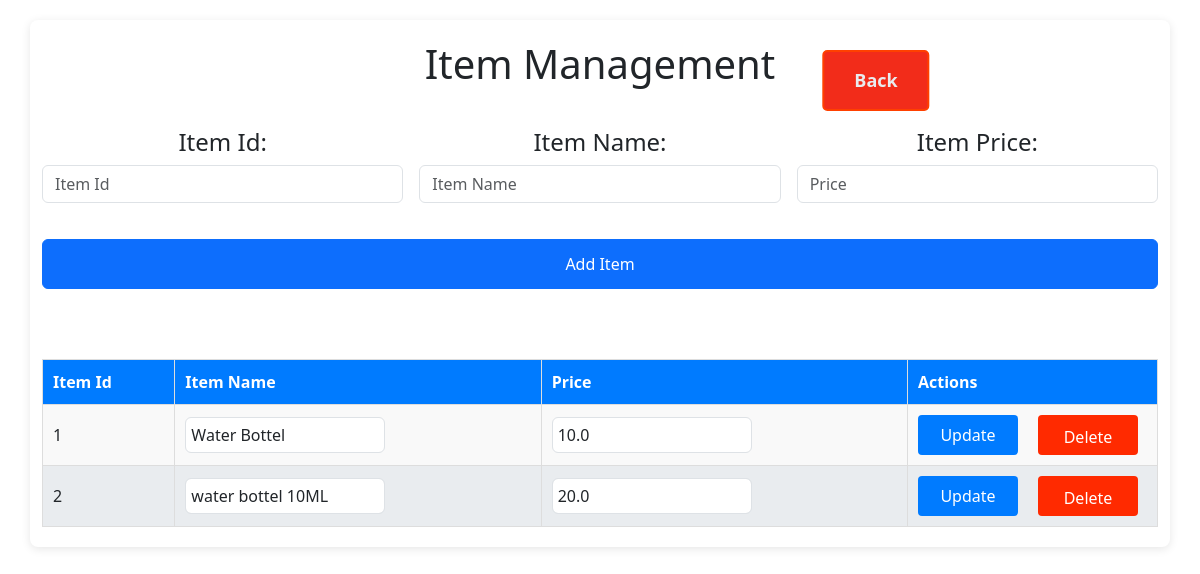
/item_management (signed in), run on the app's committed database.
### app.py (models this page shows)
class Item(db.Model):
    id = db.Column(db.Integer, primary_key=True)
    item_id = db.Column(db.Integer, nullable=False)
    item_name = db.Column(db.String(100), nullable=False)
    price = db.Column(db.Float, nullable=False)

### app.py (the view, shortened to what this page needs)
@app.route('/item_management', methods=['GET', 'POST'])
def item_management():
    if 'user' not in session:
        return redirect(url_for("login"))
    all_items = Item.query.all()
    return render_template('item_management.html', items=all_items)

### templates/item_management.html (shortened to what this page needs)
<!DOCTYPE html>
<html lang="en">
<head>
    <link rel="stylesheet" href="/static/styles.css">
    <link rel="stylesheet" href="https://cdn.jsdelivr.net/npm/bootstrap@5.3.0/dist/css/bootstrap.min.css">
</head>
<body>
    <div class="container history_container dealer_details_data item_management_data">
        <h1>Item Management</h1>
        <a href="/" class="back">Back</a>
        <form method="POST" style="text-align:center; margin-bottom:20px; align-items: center;"  class="row g-3 mt-4" class="dealer_details_form">
            <div class="col-md-4">
                <label><h4>Item Id: </h4></label>
                <input class="form-control" type="number" name="item_id" placeholder="Item Id" required>
            </div>
            <div class="col-md-4">
                <label><h4>Item Name: </h4></label>
                <input class="form-control" type="text" name="item_name" placeholder="Item Name" required>
            </div>
            <div class="col-md-4">
                <label><h4>Item Price: </h4></label>
                <input class="form-control" type="number" step="0.01" name="price" placeholder="Price" required>
            </div>
            <div class="col-md-12">
                <button class="btn btn-primary w-100 add-dealer-btn" type="submit">Add Item</button>
            </div>
        </form>
        <table class="history_data">
            <thead>
                <tr>
                    <th>Item Id</th>
                    <th>Item Name</th>
                    <th>Price</th>
                    <th class="action">Actions</th></tr>
            </thead>
            <tbody>
                {% for item in items %}
                <tr>
                    <td>
                        <form method="POST" action="{{ url_for('edit_item', item_id=item.id) }}">
                        {{ item.item_id }}
                    </td>
                    <td>
                            <input class="form-control item-name" type="text" name="item_name" value="{{ item.item_name }}" required>
                    </td>
                    <td>
                            <input class="form-control item-price" type="number" step="0.01" name="price" value="{{ item.price }}" required>
                    </td>
                    <td>
                            <button class="edit update-btn" type="submit">Update</button>
                        <form class="delete-form" method="POST" action="{{ url_for('delete_item', item_id=item.id) }}" onsubmit="return confirm('Are you sure?');">
                            <button class="edit delete delete-btn" type="submit">Delete</button>
                        </form>
                    </td>
                </tr>
                {% endfor %}
            </tbody>
        </table>
    </div>
</body>
</html>

### static/styles.css (style rules this page uses)
body { font-family: Arial, sans-serif; background-color: #f4f4f9; margin: 0; padding: 0; }
.container { max-width: 800px; margin: 20px auto; background: #fff; padding: 20px; border-radius: 8px; box-shadow: 0 2px 10px rgba(0, 0, 0, 0.1); }
.history_container { max-width: 1000px; }
h1, h2 { color: #333; text-align: center; }
.btn { background-color: #03d35a; color: #fff; border: none; padding: 10px; border-radius: 4px; cursor: pointer; font-size: medium; height: 50px; }
table { width: 100%; border-collapse: collapse; margin-top: 10px; }
table th, table td { padding: 10px; border: 1px solid #ddd; text-align: left; }
table th { background-color: #007bff; color: white; }
table tbody tr:nth-child(odd) { background-color: #f9f9f9; }
table tbody tr:nth-child(even) { background-color: #e9ecef; }
a { display: inline-block; padding: 15px 30px; font-size: 18px; font-weight: bold; text-align: center; text-decoration: none; background-color: #007bff; color: white; border-radius: 5px; border: 2px solid #007bff; transition: all 0.3s ease; position: absolute; left: 50%; transform: translateX(-50%); transition: transform 0.2s, background-color 0.2s; }
.back { background-color: #f22c1a; border: 2px solid #ff4000; top: 50px; left: 73%; }
.history_data input, .dealer_accounts input { width: 50px; padding: 5px; font-size: 16px; }
.history_data button, .dealer_accounts button { background-color: #03d35a; color: white; padding: 5px 10px; border: none; cursor: pointer; border-radius: 4px; }
.history_data .edit { background-color: #007bff; }
.dealer_details_data .delete { padding: 5px 10px; border: none; cursor: pointer; border-radius: 4px; position:relative; display: inline; background-color: #ff2a00; color: white; text-decoration: none; text-align: center; width: 20px; height: 4px; left: 0px; padding: 10px 10px; font-size: 16px; margin-left: 20px; }
.dealer_details_data .back { color: #e9ecef; text-decoration: none; }
.dealer_details_data table input { width: 200px; }
.item_management_data .item-name { width: 200px; }
.item_management_data .item-price { width: 200px; }
.item_management_data .action { width: 250px; }
.item_management_data .update-btn { margin-left: 0px; width: 100px; height: 40px; }
.item_management_data .delete-btn { left: 100px; bottom: 40px; width: 100px; height: 40px; }
.item_management_data .delete-form { height: 0px; }
.add-dealer-btn { margin-top: 20px; margin-bottom: 50px; }

### data on the page
Item: item_id "1", item_name "Water Bottel", price "10.0"
Item: item_id "2", item_name "water bottel 10ML", price "20.0"
